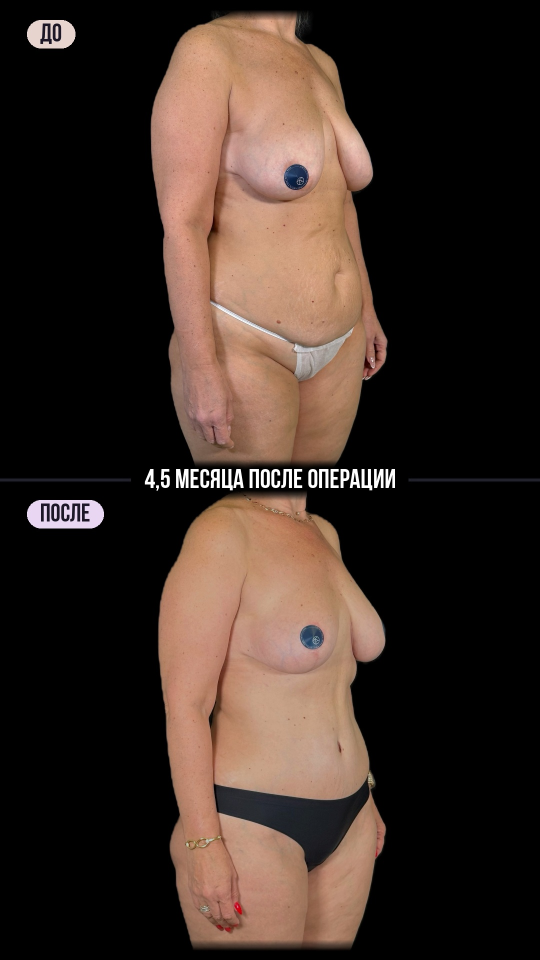
#> input picture Collage_body_three_quarter.jpg, 1080 x 1920 px (shown at 1/2 size)
$ python -i reel_anatomical_overlay.py   (imports and definitions only)
#> lines starting #> are read from the running program, lines starting #| are printed output that depends on the picture; after the words box and inside, x2 and y2 are one past the last pixel; in counts of white or black regions, pixels touching at a corner belong together
### tools/collage_after_before.py
#!/usr/bin/env python3
"""ПОСЛЕ (top) / ДО (bottom) collages, neck to fingertips, same body scale in both halves, background removed (black).

usage: python3 tools/collage_after_before.py <dir> → <dir>/col_<angle>.png
  <dir>/{po,do}_{front,34,side}.jpg and m_*.png (rembg masks); landmarks (neck y, fingertip y) below.
"""
import sys, os, numpy as np, cv2
D = os.environ.get("COLLAGE_DIR") or sys.argv[1]; W, H = 1080, 1920; PH = H // 2
LM = {"po_front": (155, 1870), "po_34": (115, 1905), "po_side": (65, 1900),
      "do_front": (-10, 1990), "do_34": (70, 2275), "do_side": (30, 2265)}
import json
if os.path.exists(os.path.join(D, "lm.json")): LM = {k: tuple(v) for k, v in json.load(open(os.path.join(D, "lm.json"))).items() if k != "anchor"}   # per-patient landmarks
NAVY = np.float32([0, 12, 40]) / 255
yy, xx = np.mgrid[0:PH, 0:W].astype(np.float32)
BG = np.zeros((PH, W, 3), np.float32)                                          # plain black backdrop (the client's call)
def mask(n):
    im = cv2.imread(os.path.join(D, n + ".jpg")); m = cv2.imread(os.path.join(D, "m_" + n + ".png"), 0) > 128
    g = cv2.cvtColor(im, cv2.COLOR_BGR2HSV)[..., 2]; thr = g > 72                   # the backdrop is near-black: the bright body/leggings come out by brightness too
    hsv = cv2.cvtColor(im, cv2.COLOR_BGR2HSV); backdrop = (hsv[..., 2] < 62) & (hsv[..., 1] < 80)   # grey-black backdrop pixels the matte let through
    k = ((m | thr) & ~backdrop).astype(np.uint8); k = cv2.morphologyEx(k, cv2.MORPH_OPEN, np.ones((5, 5), np.uint8))
    n_, lab, st, _ = cv2.connectedComponentsWithStats(k, 8); big = 1 + np.argmax(st[1:, 4]); k = (lab == big).astype(np.uint8)
    n2, l2, s2, _ = cv2.connectedComponentsWithStats(1 - k, 4)                     # fill only small holes (stickers, gaps), never the backdrop
    for j in range(1, n2):
        if s2[j, 4] < 0.004 * k.size and g[l2 == j].mean() > 60: k[l2 == j] = 1     # a dark hole is the backdrop showing through (between the legs)
    a = cv2.GaussianBlur(k.astype(np.float32), (0, 0), 1.6); return im[..., ::-1].astype(np.float32) / 255, a
# [6 lines left out: function axis, not called in this run]
ANCH = {"front": (12, 942), "34": (12, 942), "side": (12, 942)}             # panel y of the two landmarks; the same for ДО and ПОСЛЕ, so the bodies match
if os.path.exists(os.path.join(D, "lm.json")):
    _j = json.load(open(os.path.join(D, "lm.json"))); ANCH.update({k: tuple(v) for k, v in _j.get("anchor", {}).items()})
# [9 lines left out: function panel, not called in this run]
# [4 lines that do not run on import are left out]

### tools/reel_anatomical_overlay.py
#!/usr/bin/env python3
"""Visual animation over a finished reel (anatomical implants, 275–300 ml): implant icon, the numbers rolling, ДО / РАЗМЕТКА / ПОСЛЕ chips,
the planned lower-pole contour, sparkles on the result, an end card on the black tail. The edit, its captions and logo are kept.

usage: REEL_SRC=<dir with in.mp4, logo.png, tick.wav, keys/> python3 tools/reel_anatomical_overlay.py [--preview t1,t2 | --out file.mp4]
"""
import os, sys, json, subprocess, wave, numpy as np, cv2
from PIL import Image, ImageDraw, ImageFont

ROOT = os.path.dirname(os.path.dirname(os.path.abspath(__file__)))
SRC = os.environ.get("REEL_SRC", os.path.join(ROOT, "dl_anatomical"))
WORK = os.path.join(SRC, "_work")
NAME = "Reels_anatomical_overlay"
W, H, FPS, SR = 1080, 1920, 30, 48000
NAVY = np.float32([0, 12, 40]) / 255; PINK = np.float32([233, 197, 193]) / 255; WHITE = np.float32([1, 1, 1])
DEEP = np.float32([0, 5, 20]) / 255

def cl(x): return min(1.0, max(0.0, x))
def eo(x): x = cl(x); return 1 - (1 - x) ** 3
def eio(x): x = cl(x); return 4 * x ** 3 if x < 0.5 else 1 - (-2 * x + 2) ** 3 / 2
def eback(x): x = cl(x); c = 1.7; return 1 + (c + 1) * (x - 1) ** 3 + c * (x - 1) ** 2
def lerp(a, b, p): return a + (b - a) * p

# ---------------- fonts & text bitmaps ----------------
FD = os.path.join(ROOT, "fonts"); _FC = {}
def bebas(size, bold=True):
    k = ("b", size, bold)
    if k not in _FC: _FC[k] = ImageFont.truetype(os.path.join(FD, f"bebas-neue-{700 if bold else 400}-normal.woff"), size)
    return _FC[k]
def mont(size, wght=300):
    k = ("m", size, wght)
    if k not in _FC:
        f = ImageFont.truetype(os.path.join(FD, "Montserrat-VariableFont_wght.ttf"), size); f.set_variation_by_axes([wght]); _FC[k] = f
    return _FC[k]
def alpha_img(txt, f):
    asc, desc = f.getmetrics(); w = int(f.getlength(txt)) + 8; P = _pad(f)          # room above the cap height for Й / Ё, the same below so centring holds
    im = Image.new("L", (w, asc + desc + 4 + 2 * P), 0); ImageDraw.Draw(im).text((4, 2 + P + asc), txt, font=f, fill=255, anchor="ls")
    return np.asarray(im, np.float32) / 255
def _pad(f): return int(f.size * 0.18)
def cap_top(f): asc, _ = f.getmetrics(); return 2 + _pad(f) + asc + f.getbbox("Н", anchor="ls")[1]
# [6 lines left out: function blend, not called in this run]
def scaled(a, s):
    s = max(s, 0.02); return cv2.resize(a, (max(1, int(a.shape[1] * s)), max(1, int(a.shape[0] * s))), interpolation=cv2.INTER_LINEAR)

class Drop:
    """Bebas line(s), letter by letter: every glyph drops in from 1.7x size and fades in (*word* = pink)"""
    def __init__(s, lines, size, x, y, maxw=940, lh=0.93, stag=0.03):
#> called with size = 104, x = 80, y = 820, maxw = 920, lh = 0.93, stag = 0.03
        while True:
            f = bebas(size); rows = []; pink = False
            for ln in lines:
                glyphs, cx = [], 0
                for wd in ln.split(" "):
                    if wd.startswith("*"): pink = True
                    w0 = wd.strip("*")
                    for ch in w0:
                        glyphs.append((alpha_img(ch, f), PINK if pink else WHITE, cx)); cx += f.getlength(ch)
                    if wd.endswith("*"): pink = False
                    cx += f.getlength(" ")
                rows.append((glyphs, cx - f.getlength(" ")))
            if max(r[1] for r in rows) <= maxw or size < 40: break
            size -= 4
#> this loop made 6 passes
#> (k in bebas, size) on passes 2 to 5: (('b', 100, True), 96), (('b', 96, True), 92), (('b', 92, True), 88), (('b', 88, True), 84)
#> after the loop, size = 84
        s.rows, s.size, s.x, s.y, s.stag, s.lh, s.top = rows, size, x, y, stag, int(size * lh), cap_top(f)
#> in cap_top, `asc, _ = f.getmetrics()`: asc = 78
#> s.size = 84; s.x = 80; s.y = 820; s.stag = 0.03; s.lh = 78; s.top = 34
        s.h = s.lh * (len(rows) - 1) + size * 0.72; s.n = sum(len(g) for g, _ in rows)
#> after `s.h = s.lh * (len(rows) - 1) + size * 0.72`: s.h = 216.5
#> after `s.n = sum((len(g) for g, _ in rows))`: s.n = 39
    # [11 lines left out: function draw, not called in this run]

class Track:
    """small Montserrat line that condenses from wide letter-spacing while fading in"""
    def __init__(s, lines, size=36, x=72, y=0, wght=300, col=WHITE, center=False):
        f = mont(size, wght); s.lines = []
#> further down, picture is the input picture: shape (1920, 1080, 3); mean B, G, R 37.7, 45.2, 59.7
        for ln in lines: s.lines.append([(alpha_img(ch, f), f.getlength(ln[:i])) for i, ch in enumerate(ln) if ch != " "] + [(None, f.getlength(ln))])
        s.x, s.y, s.lh, s.col, s.top, s.center = x, y, int(size * 1.5), col, cap_top(f), center
    # [7 lines left out: function draw, not called in this run]

class Marker:
    """Bebas line where one word sits on a pink marker bar that sweeps in (word turns navy)"""
    def __init__(s, pre, key, size, x, y):
        f = bebas(size); s.a = alpha_img(pre + " ", f); s.k = alpha_img(key, f); s.x, s.y, s.top, s.size = x, y, cap_top(f), size
        s.kx = x + f.getlength(pre + " ")
    # [9 lines left out: function draw, not called in this run]

class Roll:
    """slot-machine swap: the old word rolls up out of its mask, the new one rolls in from below"""
    # [35 lines left out: functions __init__, draw, path_draw, not called in this run]
def fill_poly(fr, pts, col, op=1.0):
    m = np.zeros((H, W), np.uint8); cv2.fillPoly(m, [np.round(np.float32(pts) * 4).astype(np.int32)], 255, cv2.LINE_AA, shift=2)
    blend(fr, m.astype(np.float32) / 255, 0, 0, col, op)
def star_pts(cx, cy, r, n=5, inner=0.45, rot=-np.pi / 2):
    return [(cx + (r if i % 2 == 0 else r * inner) * np.cos(rot + i * np.pi / n), cy + (r if i % 2 == 0 else r * inner) * np.sin(rot + i * np.pi / n)) for i in range(2 * n)]
def heart_pts(cx, cy, s):
    u = np.linspace(0, 2 * np.pi, 60)
    return list(zip(cx + s * 16 * np.sin(u) ** 3 / 16, cy - s * (13 * np.cos(u) - 5 * np.cos(2 * u) - 2 * np.cos(3 * u) - np.cos(4 * u)) / 16))
# [6 lines left out: function sparkle, not called in this run]

# ---------------- sources ----------------
class Src:
    def __init__(s, path): s.path = path; s.cap = None; s.i = -1; s.f = None
    # [8 lines left out: function get, not called in this run]
    def at(s, t): return s.get(round(t * FPS))

# [5 lines left out: function cover, not called in this run]
def full(img, fx=0.5, fy=0.5, z=1.0): return cover(img, W, H, fx, fy, z)[0]

yy, xx = np.mgrid[0:H, 0:W].astype(np.float32)
BG = np.clip(NAVY * (1 + 0.35 * np.exp(-(((xx - 540) / 900) ** 2 + ((yy - 520) / 900) ** 2)))[..., None], 0, 1).astype(np.float32)
def ramp(y0, y1): return np.clip((yy[:, :1] - y0) / (y1 - y0), 0, 1)[..., None]
GBOT = (ramp(950, 1650) ** 1.3 * 0.92).astype(np.float32); GTOP = ((1 - ramp(330, 900)) ** 1.4 * 0.92).astype(np.float32)
VIG = (np.clip(((xx - 540) / 760) ** 2 + ((yy - 960) / 1250) ** 2, 0, 1) ** 1.5 * 0.35)[..., None].astype(np.float32)
def shade(fr, g, col=DEEP): fr *= 1 - g; fr += g * col

# [1 line not run here, left out]
# [1 line that did not run here, left out]
# [1 line that did not run here, left out]
def logo_alpha(width): return cv2.resize(_lg, (width, int(_lg.shape[0] * width / _lg.shape[1])), interpolation=cv2.INTER_AREA)

# [5 lines left out: function chip, not called in this run]

def notch_poly(x0, y0, x1, y1, nw, nh, o=0):
    """brand frame, mirrored for this reel: the step is cut out of the top-left corner"""
    return np.float32([(x0 + nw - o, y0 - o), (x1 + o, y0 - o), (x1 + o, y1 + o), (x0 - o, y1 + o), (x0 - o, y0 + nh - o), (x0 + nw - o, y0 + nh - o)])
def poly_mask(pts):
    m = np.zeros((H * 2, W * 2), np.uint8); cv2.fillPoly(m, [np.round(pts * 2).astype(np.int32)], 255, cv2.LINE_AA)
    return cv2.resize(m, (W, H), interpolation=cv2.INTER_AREA).astype(np.float32) / 255
# [23 lines left out: functions card, iris, zoom_through, diag_wipe, not called in this run]


def lift(hd, bottom=1230):
    """bottom-anchor a headline inside the safe zone"""
    hd.y = bottom - hd.h; return hd

# ---------------- building blocks ----------------
def ring(fr, cx, cy, r, op=1.0, th=5):
    path_draw(fr, [(cx + r * np.cos(a), cy + r * np.sin(a)) for a in np.linspace(0, 2 * np.pi, 120)], 1, PINK, th, op=op)
_rng = np.random.default_rng(5); DOTS = [(_rng.uniform(60, 1020), _rng.uniform(0, 1920), _rng.uniform(2, 6), _rng.uniform(20, 60)) for _ in range(22)]
# [5 lines left out: function gbg, not called in this run]
def pull(t, t0, z0=1.16, z1=1.0, d=1.4):
    """camera pull-back: the shot starts tight and eases out to the wide framing"""
    return lerp(z0, z1, eo(cl((t - t0) / d)))
def bump(t, t0, a=0.05, d=0.3): return a * (1 - eo((t - t0) / d)) if t >= t0 else 0.0
# [14 lines left out: functions shake, rrect, rrect_line, not called in this run]
def text_c(fr, txt, cx, cy, f, col, op=1.0):
    a = alpha_img(txt, f); blend(fr, a, cx - a.shape[1] / 2, cy - a.shape[0] / 2, col, op); return a.shape[1]

# icons, drawn in a ±100 box around (cx, cy) at scale s; p = draw-on progress
# [43 lines left out: function icon, not called in this run]
def xmark(fr, cx, cy, r, p, col=PINK, th=8):
    path_draw(fr, [(cx - r, cy - r), (cx + r, cy + r)], eio(p * 2), col, th); path_draw(fr, [(cx + r, cy - r), (cx - r, cy + r)], eio(p * 2 - 1), col, th)
# [6 lines left out: function card, not called in this run]

# ---------------- scenes ----------------
def fit_size(txt, maxw, size):
    while bebas(size).getlength(txt) > maxw and size > 30: size -= 2
    return size
# [12 lines left out: functions pillx, arrow, not called in this run]
def anon_top(img, y=150):
#> called with y = 150
    top = img[:y + 80].astype(np.float32); bl = cv2.resize(cv2.GaussianBlur(cv2.resize(top, None, fx=0.1, fy=0.1), (0, 0), 3), (img.shape[1], y + 80))
#> after `top = img[:y + 80].astype(np.float32)`:
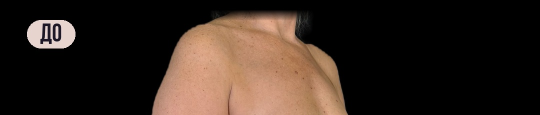
#> top: shape (230, 1080, 3) float32 (shown at 1/2 size); mean B, G, R 30.8, 38.5, 51.1
#> after `bl = cv2.resize(cv2.GaussianBlur(cv2.resize(top, None, fx=0.1, fy=0.1)`:
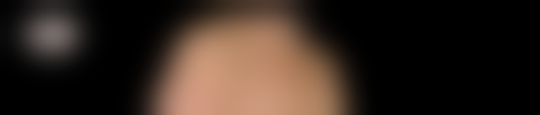
#> bl: shape (230, 1080, 3) float32 (shown at 1/2 size); mean B, G, R 31.4, 39.3, 51.9
    m = np.clip((y + 40 - np.arange(y + 80)) / 80, 0, 1)[:, None, None]; out = img.copy(); out[:y + 80] = (top * (1 - m) + bl * m).astype(np.uint8); return out
#> after `out[:y + 80] = (top * (1 - m) + bl * m).astype(np.uint8)`:
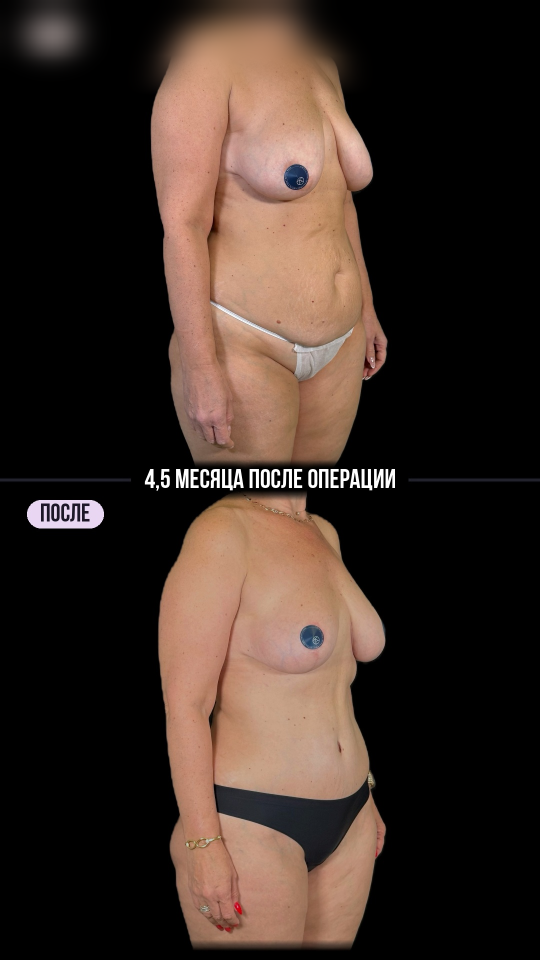
#> out: shape (1920, 1080, 3) (shown at 1/2 size); 5.58% of pixels changed, all inside (x1, y1, x2, y2) = (0, 0, 746, 190)
def vid(k, src_t, top=0):
    f = V[k].at(src_t); return anon_top(f, top) if top else f
def line_src(b, t):
    """source time of block b's own footage at reel time t (the picture keeps running before and after the line)"""
    _, _, parts, t0, d = next(x for x in SEG if x[0] == b); return parts[0][0] + (t - t0)
def anon_face(f, y=280): return anon_top(f, y)

# [12 lines left out: function src_t, not called in this run]
_STK = None
# [22 lines left out: functions sticker_rgba, put_sticker, tick_list, hearts, not called in this run]


# ==== shared helpers (from the whole-figure reel)
def skin(rgb):
    hsv = cv2.cvtColor(rgb, cv2.COLOR_RGB2HSV); return (hsv[..., 2] > 90) & (hsv[..., 1] > 25) & (hsv[..., 1] < 170) & ((hsv[..., 0] < 25) | (hsv[..., 0] > 165))
# [4 lines left out: function onphoto, not called in this run]
def top(hd, y=330): hd.y = y; return hd
def under(hd, gap=26): return hd.y + hd.h + gap
def dot(fr, x, y, r, col=PINK, op=1.0):
    if r <= 0.5: return
    m = np.zeros((H, W), np.uint8); cv2.circle(m, (int(x * 4), int(y * 4)), int(r * 4), 255, -1, cv2.LINE_AA, shift=2); blend(fr, m.astype(np.float32) / 255, 0, 0, col, op)
# [5 lines left out: function dashed, not called in this run]
def drop_pts(cx, cy, r):
    return [(cx, cy - 1.9 * r)] + [(cx + r * np.cos(a), cy + r * np.sin(a)) for a in np.linspace(-0.2 * np.pi, 1.2 * np.pi, 20)]
def ellipse_pts(cx, cy, rx, ry, rot=0.0, a0=0.0, a1=2 * np.pi, n=80):
    a = np.linspace(a0, a1, n); c, s = np.cos(rot), np.sin(rot); x, y = rx * np.cos(a), ry * np.sin(a)
    return list(zip(cx + x * c - y * s, cy + x * s + y * c))
# [16 lines left out: functions pip, pills_row, not called in this run]
def pip_on(t, t_in, t_out): return eo((t - t_in) / 0.35) * (1 - eio((t - t_out + 0.3) / 0.3))

# ---------------- audio ----------------
def lp(x, fc):
    X = np.fft.rfft(x); f = np.fft.rfftfreq(len(x), 1 / SR); return np.fft.irfft(X / np.sqrt(1 + (f / fc) ** 2), len(x))
def hp(x, fc): return x - lp(x, fc)
rng = np.random.default_rng(11)
def env(n, a, d): t = np.arange(n) / SR; return np.minimum(1, t / max(a, 1e-4)) * np.exp(-t / d)
def tick(): n = int(0.012 * SR); return hp(rng.standard_normal(n), 3000) * env(n, 0.0005, 0.003)
def felt(f=95, dur=0.3):
    n = int(dur * SR); t = np.arange(n) / SR
    return np.sin(2 * np.pi * f * t) * env(n, 0.002, 0.07) + 0.5 * lp(rng.standard_normal(n), 600) * env(n, 0.001, 0.018)
def glass(f=1760, dur=1.4):
    n = int(dur * SR); t = np.arange(n) / SR
    return sum(a * np.sin(2 * np.pi * f * r * t) * np.exp(-t / d) for r, a, d in [(1, 1, 0.6), (2.76, 0.45, 0.3), (5.4, 0.2, 0.15)]) * env(n, 0.002, 9) / 1.6
def water(f0=500, f1=1700):
    n = int(0.12 * SR); t = np.arange(n) / SR; ph = 2 * np.pi * np.cumsum(f0 + (f1 - f0) * (1 - np.exp(-t / 0.015))) / SR
    return np.sin(ph) * env(n, 0.001, 0.035)
def swoosh(dur=0.5):
    n = int(dur * SR); t = np.arange(n) / SR; x = lp(hp(rng.standard_normal(n), 800), 5000) * np.sin(np.pi * t / dur) ** 2
    return x / (np.abs(x).max() + 1e-9)
# [4 lines left out: function click, not called in this run]


# ================= overlay animation on top of the finished edit (the edit, its captions and logo stay as they are)
FPS = 60; SR = 48000
VIN = os.path.join(SRC, "in.mp4")
CUT = dict(s0=0.0, win=3.58, front=7.72, q34=8.9, side=9.78, mark=11.08, table=13.35, close=16.45, orside=20.12, end=23.12)
def on(t, a, b, fi=0.25, fo=0.25): return cl((t - a) / fi) * (1 - cl((t - (b - fo)) / fo))
def chip2(fr, txt, x, y, op):
    if op <= 0.01: return
    chip(fr, txt, x, y, op)
# [27 lines left out: functions implant, counter, plan_arcs, not called in this run]
def sparkles(fr, t, t0, pts):
    for k, (x, y, r) in enumerate(pts): sparkle(fr, x, y, r, t, t0 + 0.25 * k)
# [31 lines left out: functions overlay, label_pill, navy_card, not called in this run]
# F — the empty black tail becomes an end card
HZ = Drop(["УВЕЛИЧЕНИЕ ГРУДИ", "*АНАТОМИЧЕСКИМИ*", "*ИМПЛАНТАМИ*"], 104, 80, 820, maxw=920)
# [1 line that did not run here, left out]
# [1 line not run here, left out]
CD = 1.9; CT = 0.0; END_SRC = CUT["close"]          # the reel now ends on the table shot: no collages, no end card (the client's call)                                               # ПОСЛЕ (top) / ДО (bottom) collages before the end card
# [43 lines left out: functions collage, endcard, build_audio, not called in this run]

# the ДО photos straightened: the body stood upright and centred, full screen, the logo put back where the edit had it
sys.path.insert(0, os.path.dirname(os.path.abspath(__file__))); import collage_after_before as CAB
def do_full(n, top=-20):
    im, a = CAB.mask(n); y0, y1 = CAB.LM[n]; k, b = CAB.axis(a, max(0, y0), y1); ym = (y0 + y1) / 2; xm = k * ym + b
    R = cv2.getRotationMatrix2D((float(xm), float(ym)), -float(np.degrees(np.arctan(k))), 1.0); s = W / im.shape[1] * 1.06
    S_ = np.float32([[s, 0, W / 2 - xm * s], [0, s, top - y0 * s]]); M = (np.vstack([S_, [0, 0, 1]]) @ np.vstack([R, [0, 0, 1]]))[:2].astype(np.float32)
    fr = cv2.warpAffine(im, M, (W, H), flags=cv2.INTER_AREA, borderMode=cv2.BORDER_REFLECT)
    blend(fr, logo_alpha(275), 402, 1496, WHITE, 0.9); return fr
DO_T = [(CUT["front"], "do_front"), (CUT["q34"], "do_34")]; DO_END = CUT["mark"]      # the side view dropped (the client's call): 3/4 holds until the marking
# [1 line that did not run here, left out]
# [4 lines left out: function do_frame, not called in this run]
INS_VID = os.path.join(SRC, "ins.mp4"); INS_WAV = os.path.join(SRC, "ins.wav"); INS_AT = 13.07      # the surgeon at the table, after the first result shot
# [1 line that did not run here, left out]
# [14 lines left out: function frames, not called in this run]
# [11 lines not run here, left out]

>>> import cv2
>>> picture = cv2.imread('../Collage_body_three_quarter.jpg')
>>> result = anon_top(picture)

$ run again, on Collage_lipo_to_implants_front.jpg
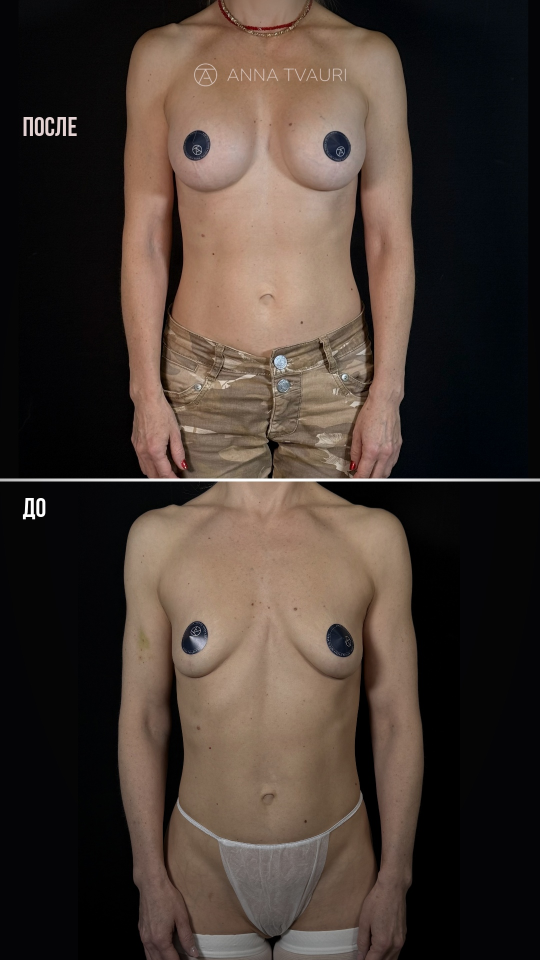
#> input picture Collage_lipo_to_implants_front.jpg, 1080 x 1920 px (shown at 1/2 size)
#> the loop in __init__, `while True:` made 6 passes
#> (k in bebas, size) on passes 2 to 5: (('b', 100, True), 96), (('b', 96, True), 92), (('b', 92, True), 88), (('b', 88, True), 84)
#> after the loop in __init__, `while True:`: size = 84
#> in cap_top, `asc, _ = f.getmetrics()`: asc = 78
#> s.size = 84; s.x = 80; s.y = 820; s.stag = 0.03; s.lh = 78; s.top = 34
#> s.h = 216.5
#> s.n = 39
#> picture is the input picture: shape (1920, 1080, 3); mean B, G, R 51.5, 59, 71.5
#> in anon_top, `bl = cv2.resize(cv2.GaussianBlur(cv2.resize(top, None, fx=0.1, fy=0.1)`:
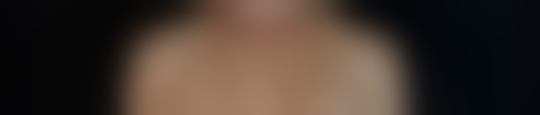
#> bl: shape (230, 1080, 3) float32 (shown at 1/2 size); mean B, G, R 46.2, 54.5, 67.9
#> in anon_top, `out[:y + 80] = (top * (1 - m) + bl * m).astype(np.uint8)`:
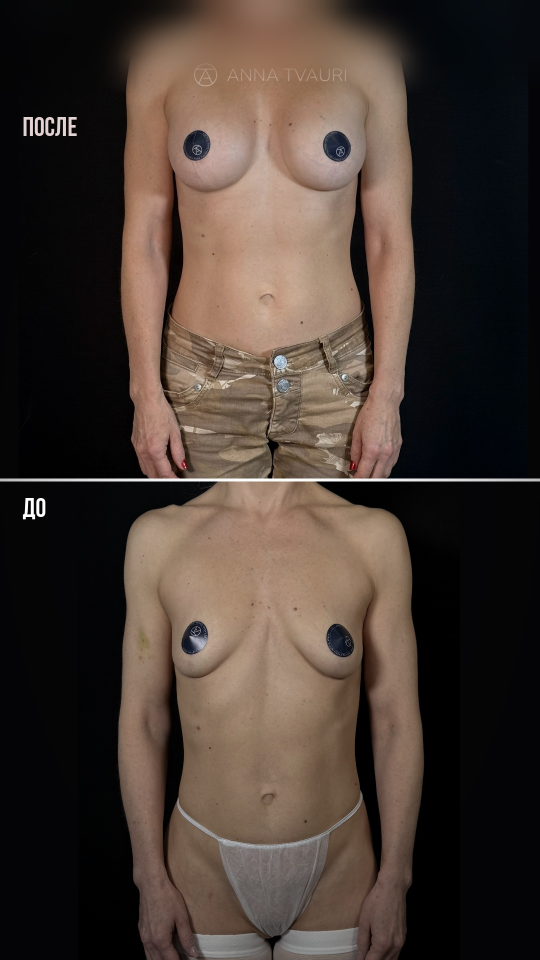
#> out: shape (1920, 1080, 3) (shown at 1/2 size); 9.15% of pixels changed, all inside (x1, y1, x2, y2) = (0, 0, 1080, 190)
